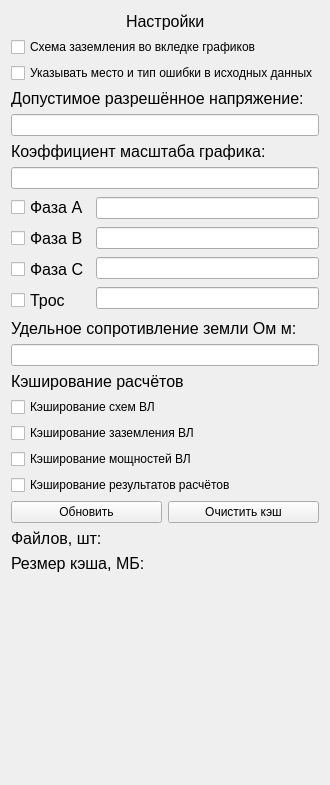
             <widget class="QWidget" name="scrollAreaWidgetContents_2">
              <property name="geometry">
               <rect>
                <x>0</x>
                <y>0</y>
                <width>327</width>
                <height>785</height>
               </rect>
              </property>
              <layout class="QVBoxLayout" name="verticalLayout_7">
               <item>
                <layout class="QVBoxLayout" name="verticalLayout_13">
                 <item>
                  <layout class="QHBoxLayout" name="horizontalLayout_13">
                   <item>
                    <spacer name="horizontalSpacer_32">
                     <property name="orientation">
                      <enum>Qt::Horizontal</enum>
                     </property>
                     <property name="sizeHint" stdset="0">
                      <size>
                       <width>40</width>
                       <height>20</height>
                      </size>
                     </property>
                    </spacer>
                   </item>
                   <item>
                    <widget class="QLabel" name="label_11">
                     <property name="font">
                      <font>
                       <pointsize>12</pointsize>
                      </font>
                     </property>
                     <property name="text">
                      <string>Настройки</string>
                     </property>
                    </widget>
                   </item>
                   <item>
                    <spacer name="horizontalSpacer_33">
                     <property name="orientation">
                      <enum>Qt::Horizontal</enum>
                     </property>
                     <property name="sizeHint" stdset="0">
                      <size>
                       <width>40</width>
                       <height>20</height>
                      </size>
                     </property>
                    </spacer>
                   </item>
                  </layout>
                 </item>
                 <item>
                  <widget class="QCheckBox" name="Ch_sxzgr">
                   <property name="text">
                    <string>Схема заземления во вкледке графиков</string>
                   </property>
                  </widget>
                 </item>
                 <item>
                  <widget class="QCheckBox" name="ch_miss">
                   <property name="text">
                    <string>Указывать место и тип ошибки в исходных данных</string>
                   </property>
                  </widget>
                 </item>
                 <item>
                  <widget class="QLabel" name="label_12">
                   <property name="font">
                    <font>
                     <pointsize>12</pointsize>
                    </font>
                   </property>
                   <property name="text">
                    <string>Допустимое разрешённое напряжение:</string>
                   </property>
                  </widget>
                 </item>
                 <item>
                  <widget class="QLineEdit" name="Dop_V"/>
                 </item>
                 <item>
                  <widget class="QLabel" name="label_13">
                   <property name="font">
                    <font>
                     <pointsize>12</pointsize>
                    </font>
                   </property>
                   <property name="text">
                    <string>Коэффициент маcштаба графика:</string>
                   </property>
                  </widget>
                 </item>
                 <item>
                  <widget class="QLineEdit" name="Koef_gr"/>
                 </item>
                 <item>
                  <layout class="QHBoxLayout" name="horizontalLayout_14">
                   <item>
                    <layout class="QVBoxLayout" name="verticalLayout_4">
                     <item>
                      <widget class="QCheckBox" name="Ch_A">
                       <property name="font">
                        <font>
                         <pointsize>12</pointsize>
                        </font>
                       </property>
                       <property name="text">
                        <string>Фаза А</string>
                       </property>
                      </widget>
                     </item>
                     <item>
                      <widget class="QCheckBox" name="Ch_B">
                       <property name="font">
                        <font>
                         <pointsize>12</pointsize>
                        </font>
                       </property>
                       <property name="text">
                        <string>Фаза В</string>
                       </property>
                      </widget>
                     </item>
                     <item>
                      <widget class="QCheckBox" name="Ch_C">
                       <property name="font">
                        <font>
                         <pointsize>12</pointsize>
                        </font>
                       </property>
                       <property name="text">
                        <string>Фаза С</string>
                       </property>
                      </widget>
                     </item>
                     <item>
                      <widget class="QCheckBox" name="Ch_Tr">
                       <property name="font">
                        <font>
                         <pointsize>12</pointsize>
                        </font>
                       </property>
                       <property name="text">
                        <string>Трос</string>
                       </property>
                      </widget>
                     </item>
                    </layout>
                   </item>
                   <item>
                    <layout class="QVBoxLayout" name="verticalLayout_5">
                     <item>
                      <widget class="QLineEdit" name="Ln_A"/>
                     </item>
                     <item>
                      <widget class="QLineEdit" name="Ln_B"/>
                     </item>
                     <item>
                      <widget class="QLineEdit" name="Ln_C"/>
                     </item>
                     <item>
                      <widget class="QLineEdit" name="Ln_Tr"/>
                     </item>
                    </layout>
                   </item>
                  </layout>
                 </item>
                 <item>
                  <widget class="QLabel" name="label_6">
                   <property name="font">
                    <font>
                     <pointsize>12</pointsize>
                    </font>
                   </property>
                   <property name="text">
                    <string>Удельное сопротивление земли Ом м:</string>
                   </property>
                  </widget>
                 </item>
                 <item>
                  <widget class="QLineEdit" name="grunt"/>
                 </item>
                 <item>
                  <widget class="QLabel" name="label_14">
                   <property name="font">
                    <font>
                     <pointsize>12</pointsize>
                    </font>
                   </property>
                   <property name="text">
                    <string>Кэширование расчётов</string>
                   </property>
                  </widget>
                 </item>
                 <item>
                  <widget class="QCheckBox" name="Kesh_VL">
                   <property name="text">
                    <string>Кэширование схем ВЛ</string>
                   </property>
                  </widget>
                 </item>
                 <item>
                  <widget class="QCheckBox" name="Kesh_ZY">
                   <property name="text">
                    <string>Кэширование заземления ВЛ</string>
                   </property>
                  </widget>
                 </item>
                 <item>
                  <widget class="QCheckBox" name="Kesh_P">
                   <property name="text">
                    <string>Кэширование мощностей ВЛ</string>
                   </property>
                  </widget>
                 </item>
                 <item>
                  <widget class="QCheckBox" name="Kesh_R">
                   <property name="text">
                    <string>Кэширование результатов расчётов</string>
                   </property>
                  </widget>
                 </item>
                 <item>
                  <layout class="QHBoxLayout" name="horizontalLayout_18">
                   <item>
                    <widget class="QPushButton" name="btn_rl">
                     <property name="text">
                      <string>Обновить</string>
                     </property>
                    </widget>
                   </item>
                   <item>
                    <widget class="QPushButton" name="btn_clear_kesh">
                     <property name="text">
                      <string>Очистить кэш</string>
                     </property>
                    </widget>
                   </item>
                  </layout>
                 </item>
                 <item>
                  <widget class="QLabel" name="kol_files">
                   <property name="font">
                    <font>
                     <pointsize>12</pointsize>
                    </font>
                   </property>
                   <property name="text">
                    <string>Файлов, шт:</string>
                   </property>
                  </widget>
                 </item>
                 <item>
                  <widget class="QLabel" name="size_files">
                   <property name="font">
                    <font>
                     <pointsize>12</pointsize>
                    </font>
                   </property>
                   <property name="text">
                    <string>Резмер кэша, МБ:</string>
                   </property>
                  </widget>
                 </item>
                 <item>
                  <spacer name="verticalSpacer">
                   <property name="orientation">
                    <enum>Qt::Vertical</enum>
                   </property>
                   <property name="sizeHint" stdset="0">
                    <size>
                     <width>20</width>
                     <height>40</height>
                    </size>
                   </property>
                  </spacer>
                 </item>
                </layout>
               </item>
              </layout>
             </widget>
